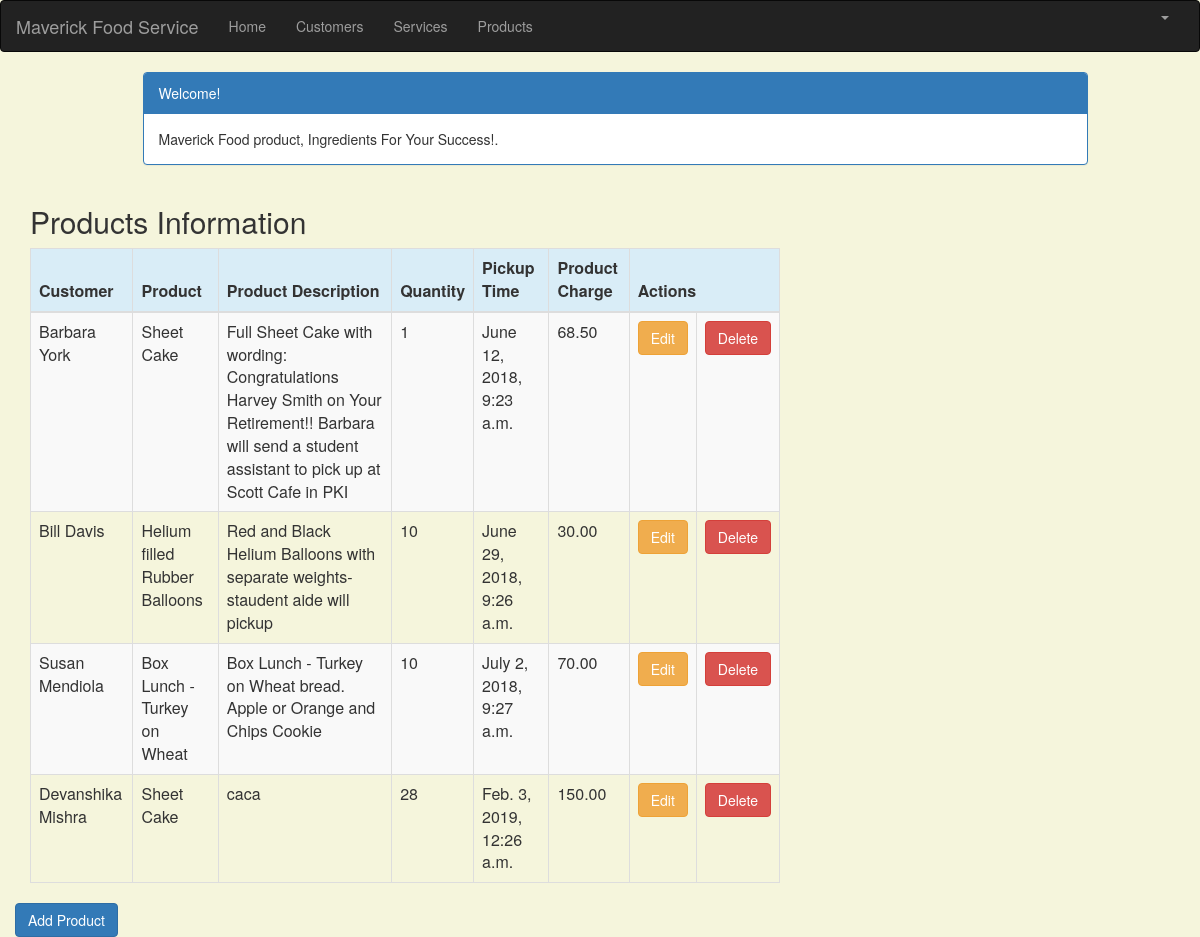
The page /product_list (signed in) on the database its author committed.
### crm/models.py (models this page shows, shortened)
class Product(models.Model):
    cust_name = models.ForeignKey(Customer, on_delete=models.CASCADE, related_name='products')
    product = models.CharField(max_length=100)
    p_description = models.TextField()
    quantity = models.IntegerField()
    pickup_time = models.DateTimeField(
        default=timezone.now)
    charge = models.DecimalField(max_digits=10, decimal_places=2)
    created_date = models.DateTimeField(
        default=timezone.now)
    updated_date = models.DateTimeField(auto_now_add=True)

class Customer(models.Model):
    cust_name = models.CharField(max_length=50)
    organization = models.CharField(max_length=100, blank=True)
    role = models.CharField(max_length=100)
    email = models.EmailField(max_length=100)
    bldgroom = models.CharField(max_length=100)
    address = models.CharField(max_length=200)
    account_number = models.IntegerField(blank=False, null=False)
    city = models.CharField(max_length=50)
    state = models.CharField(max_length=50)
    zipcode = models.CharField(max_length=10)
    phone_number = models.CharField(max_length=50)
    created_date = models.DateTimeField(
        default=timezone.now)
    updated_date = models.DateTimeField(auto_now_add=True)
    def __str__(self):
        return str(self.cust_name)

### crm/views.py (the view)
# urls.py: path('product_list', views.product_list, name='product_list'),
@login_required
def product_list(request):
   products = Product.objects.filter(created_date__lte=timezone.now())
   return render(request, 'crm/product_list.html', {'products': products})

### crm/templates/crm/product_list.html (shortened to what this page needs)
{% extends 'crm/base.html' %}
{% block content %}
    <html>
    <head>
        <link rel="stylesheet" href="https://maxcdn.bootstrapcdn.com/bootstrap/3.3.4/css/bootstrap.min.css">
    </head>
    <body>
    <div class="container">
        <div class="row">
            <div class="col-md-10 col-md-offset-1">
                <div class="panel panel-primary">
                    <div class="panel-heading">Welcome!</div>
                    <div class="panel-body">
                        Maverick Food product, Ingredients For Your Success!.
                    </div>
                </div>
            </div>
        </div>
    </div>
    <div class="row">
        <h2 style="padding-left: 15Px">Products Information</h2>
    </div>
    <div>
        <table class="table table-striped table-bordered table-hover">
            <thead>
            <tr class="bg-info">
                <th>Customer</th>
                <th>Product</th>
                <th>Product Description</th>
                <th>Quantity</th>
                <th>Pickup Time</th>
                <th>Product Charge</th>
                <th colspan="3">Actions</th>
            </tr>
            </thead>
            <tbody>
            {% for product in products %}
                <tr>
                    <td>{{ product.cust_name }}</td>
                    <td>{{ product.product }}</td>
                     <td>{{ product.p_description }}</td>
                    <td>{{ product.quantity }}</td>
                    <td>{{ product.pickup_time }}</td>
                    <td>{{ product.charge }}</td>
                    <td><a href="{% url 'crm:product_edit' pk=product.pk %}"
                           class="btn btn-warning">Edit</a></td>
                    <td><a href="{% url 'crm:product_delete' pk=product.pk %}"
                           onclick="return confirm('Are you sure you want to delete?')"
                           class="btn btn-danger">Delete</a>
                    </td>
                </tr>
            {% endfor %}
            </tbody>
        </table>
     <div class="row">
            <a href="{% url 'crm:product_new' %}" class="row"><span
                    class="btn btn-primary">Add Product</span></a>
        </div>
    </div>
    </body>
    </html>
{% endblock %}

### crm/templates/crm/product_list.html (style rules this page uses)
body { background-color: beige; }

### rows shown on the page
Product: cust_name "Barbara York", product "Sheet Cake", p_description "Full Sheet Cake with wording: Congratulations Harvey Smith on Your Retirement!! Barbara will send a student assistant to pick up at Scott Cafe in PKI", quantity "1", pickup_time "June 12, 2018, 9:23 a.m.", charge "68.50"
Product: cust_name "Bill Davis", product "Helium filled Rubber Balloons", p_description "Red and Black Helium Balloons with separate weights- staudent aide will pickup", quantity "10", pickup_time "June 29, 2018, 9:26 a.m.", charge "30.00"
Product: cust_name "Susan Mendiola", product "Box Lunch - Turkey on Wheat", p_description "Box Lunch - Turkey on Wheat bread. Apple or Orange and Chips Cookie", quantity "10", pickup_time "July 2, 2018, 9:27 a.m.", charge "70.00"
Product: cust_name "Devanshika Mishra", product "Sheet Cake", p_description "caca", quantity "28", pickup_time "Feb. 3, 2019, 12:26 a.m.", charge "150.00"
